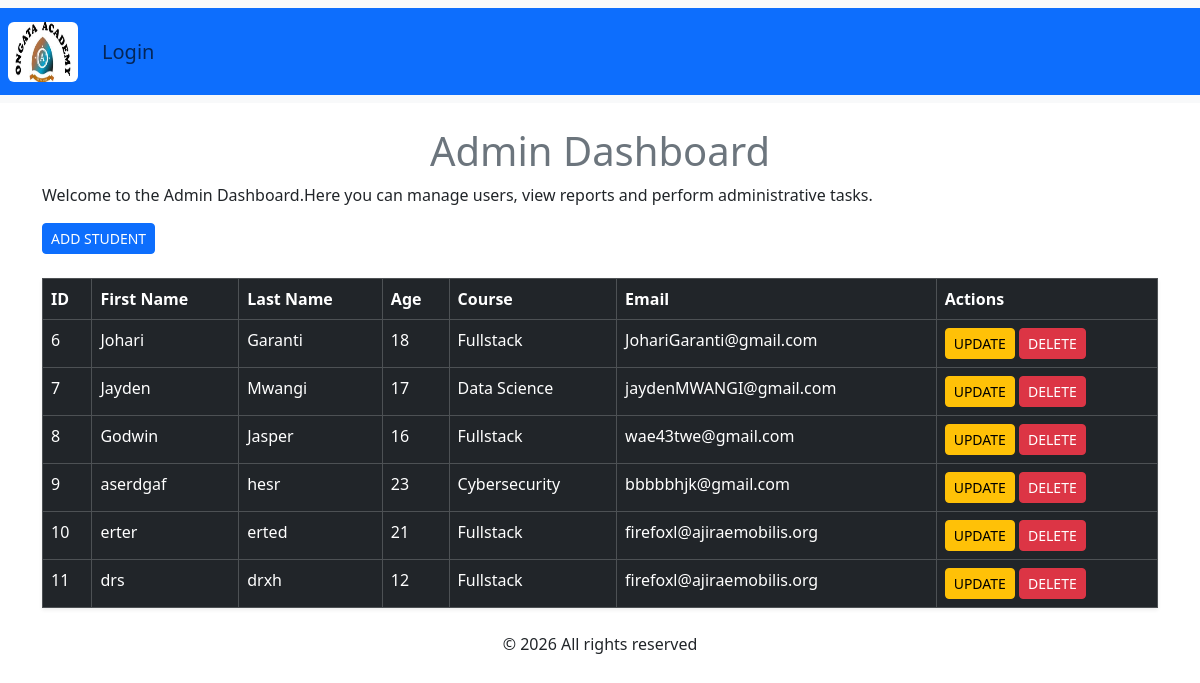
/students/, run on an earlier commit of the app's database.
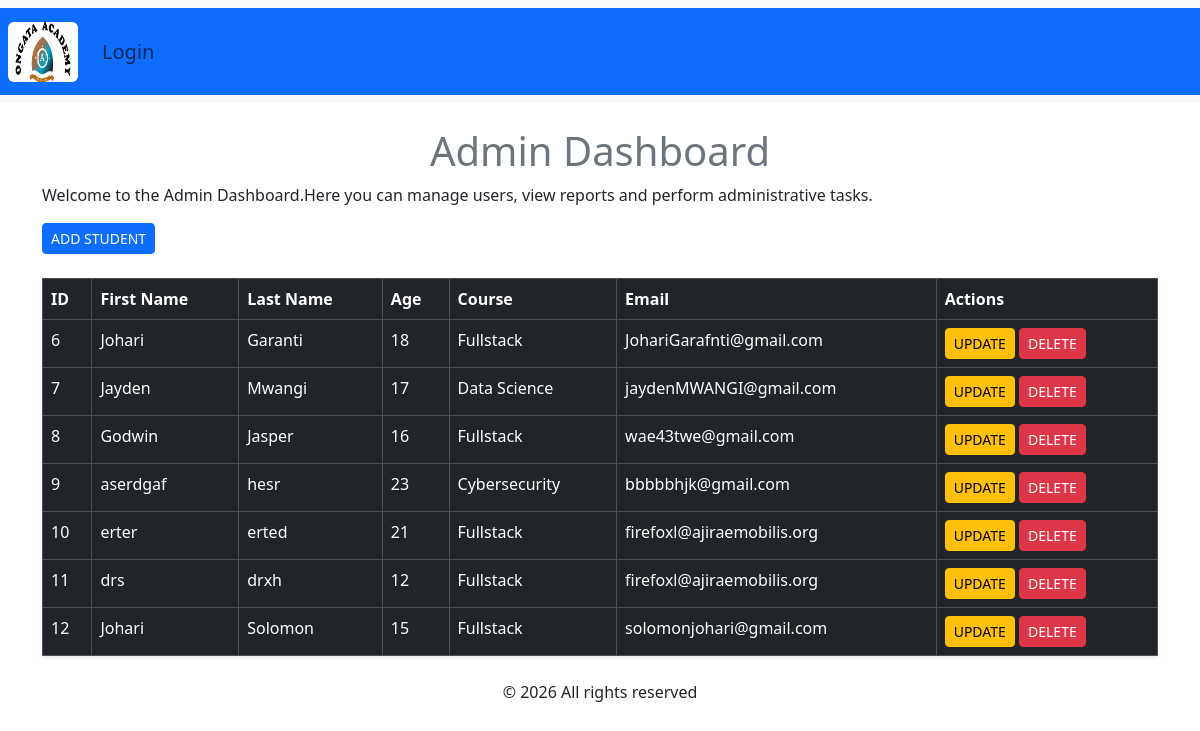
And on a later commit of the database.
### myapp/models.py (models this page shows, shortened)
class Student(models.Model):
    firstname= models.CharField(max_length=21)
    lastname= models.CharField(max_length=21)
    age= models.IntegerField()
    course=models.CharField()
    email = models.EmailField(null=True, blank=True)

### myapp/views.py (the view)
# urls.py: path('students/', views.read_students, name='students'),
def read_students(request):
    students=Student.objects.all()
    return render(request, 'Admin/admindashboard.html',{'students':students})

### myapp/templates/Admin/admindashboard.html (shortened to what this page needs)
{% extends "base.html" %}
{% block content %}
 <div class="container mt-4">
    <h1 class="text-secondary text-center">Admin Dashboard</h1>
    <p>Welcome to the Admin Dashboard.Here you can manage users, view reports and perform administrative tasks.</p>
    <a href="{% url 'add'%}" class="btn btn-primary btn-sm">ADD STUDENT</a>
    <table class="table table-primary table-bordered mt-4 shadow-sm table-dark table-hover">
        <thead>
            <tr>
                <th scope="col">ID</th>
                <th scope="col">First Name</th>
                <th scope="col">Last Name</th>
                <th scope="col">Age</th>
                <th scope="col">Course</th>
                <th scope="col">Email</th>
                <th scope="col">Actions</th>
            </tr>
        </thead>
        <tbody>
            {% for x in students %}
            <tr>
                <td>{{ x.id }}</td>
                <td>{{ x.firstname }}</td>
                <td>{{ x.lastname }}</td>
                <td>{{ x.age }}</td>
                <td>{{ x.course }}</td>
                <td>{{x.email }}</td>
                <td>
                    <a href="{% url 'update' x.id %}" class="btn btn-warning btn-sm">UPDATE</a>
                    <a href="{% url 'delete' x.id %}" class="btn btn-danger btn-sm " onclick='confirm("Are you sure you want to delete {{x.firstname}}?")'>DELETE</a>
                </td>
            </tr>
            {% empty %}
            <tr>
                <td colspan="6" class="text-center">No students found</td>
            </tr>
            {% endfor %}
        </tbody>
    </table>
</div>
{% endblock %}

What changed in the data, as far as the page shows it:
changed Student "Garanti": email "JohariGaranti@gmail.com" → "JohariGarafnti@gmail.com"
added Student: id "12", firstname "Johari", lastname "Solomon", age "15", course "Fullstack", email "solomonjohari@gmail.com"
